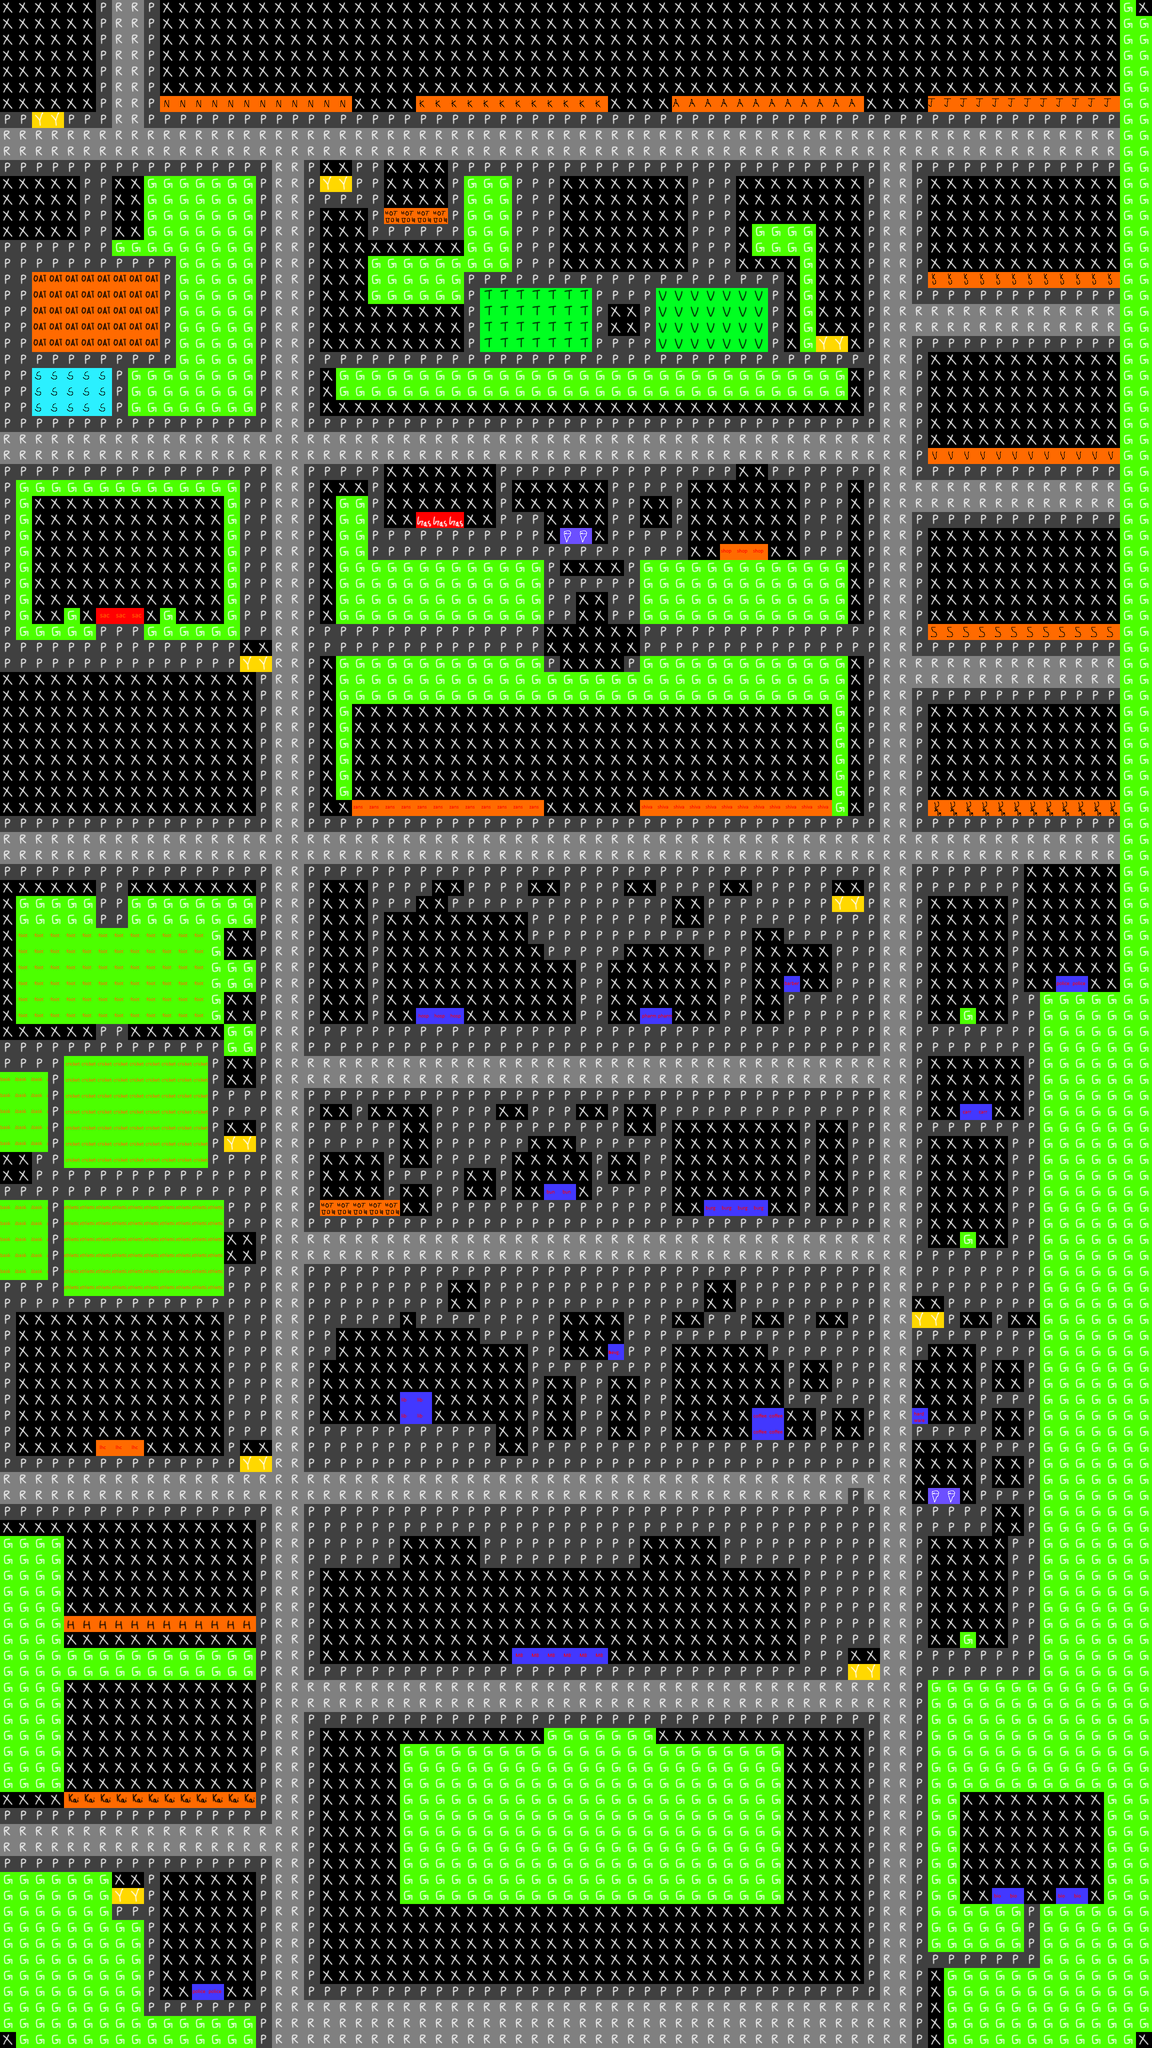

Below is a game level as drawn by its tile map, then a one-line description and the .tmx that defines it (tile-layer data replaced by summaries):
An orthogonal 72x128 tile map with 32x32 px tiles, 1 tile layer (Tile Layer 1).

<map version="1.8" tiledversion="1.8.4" orientation="orthogonal" renderorder="right-down" width="72" height="128" tilewidth="32" tileheight="32" infinite="0" nextlayerid="2" nextobjectid="1">
 <tileset firstgid="1" source="typesFinal.tsx" />
 <layer id="1" name="Tile Layer 1" width="72" height="128">
  <data>[9216 cells, 9216 non-empty, 44 distinct tile ids]</data>
 </layer>
</map>